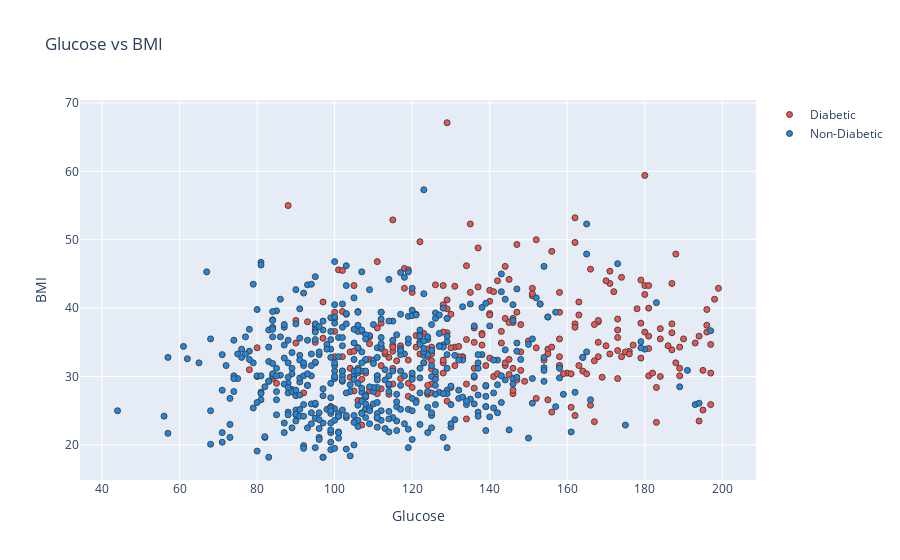

Notebook cell for this chart:
### Code cell
plot_fvf('Glucose','BMI')

### Figure 1 — Plotly figure (JSON) as saved in the notebook; plotly's stock layout.template omitted (floating-point values rounded to 4 significant figures; data arrays with more than 128 entries replaced by an {"elided": "..."} marker saying what was removed)
{"data": [{"marker": {"color": "#EF5350", "line": {"width": 1}}, "mode": "markers", "name": "Diabetic", "type": "scatter", "x": {"elided": "268 int values"}, "y": {"elided": "268 float values"}}, {"marker": {"color": "#1E88E5", "line": {"width": 1}}, "mode": "markers", "name": "Non-Diabetic", "type": "scatter", "x": {"elided": "500 int values"}, "y": {"elided": "500 float values"}}], "layout": {"title": {"text": "Glucose vs BMI"}, "xaxis": {"title": {"text": "Glucose"}, "zeroline": false}, "yaxis": {"title": {"text": "BMI"}, "zeroline": false}}}
